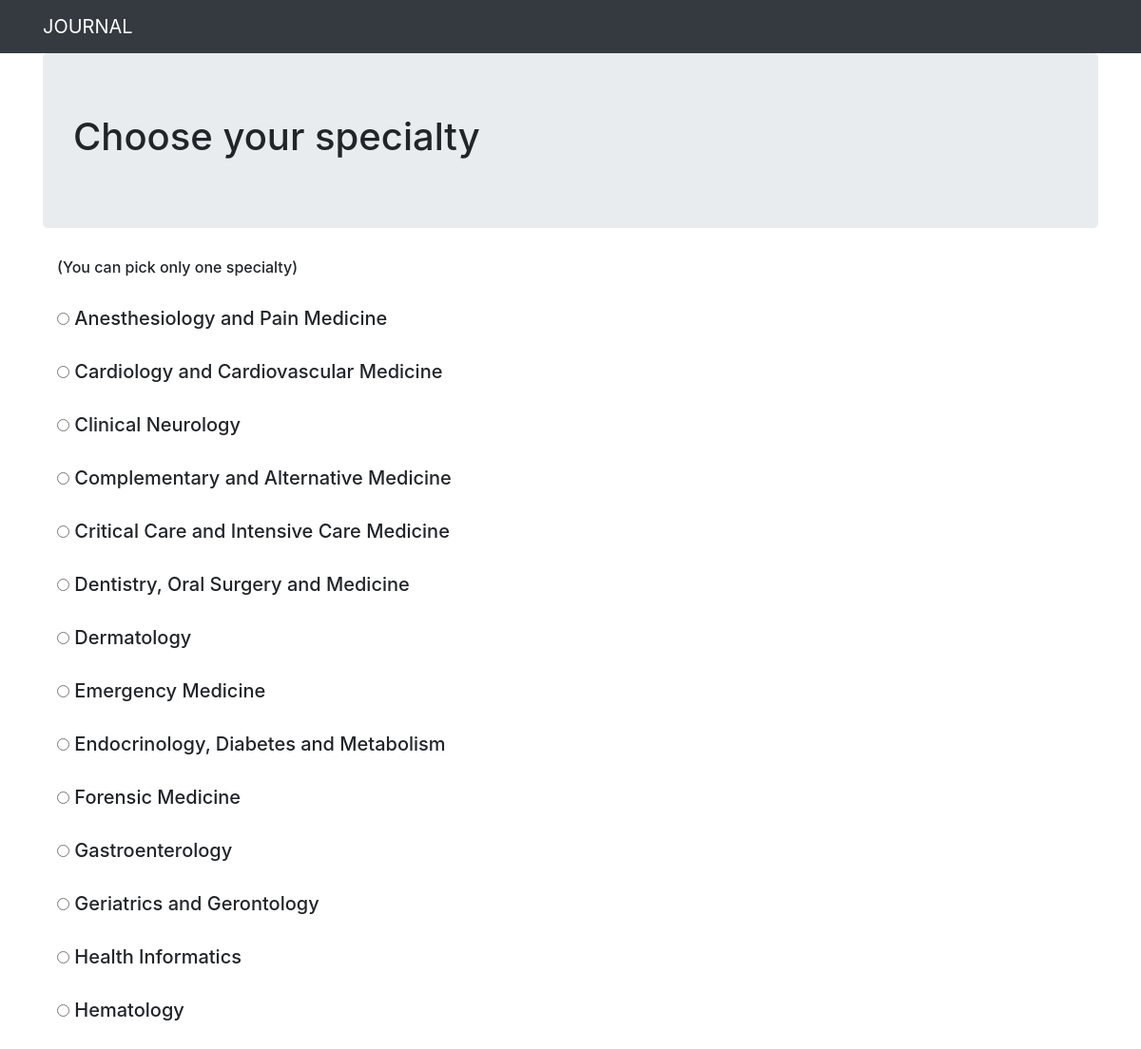
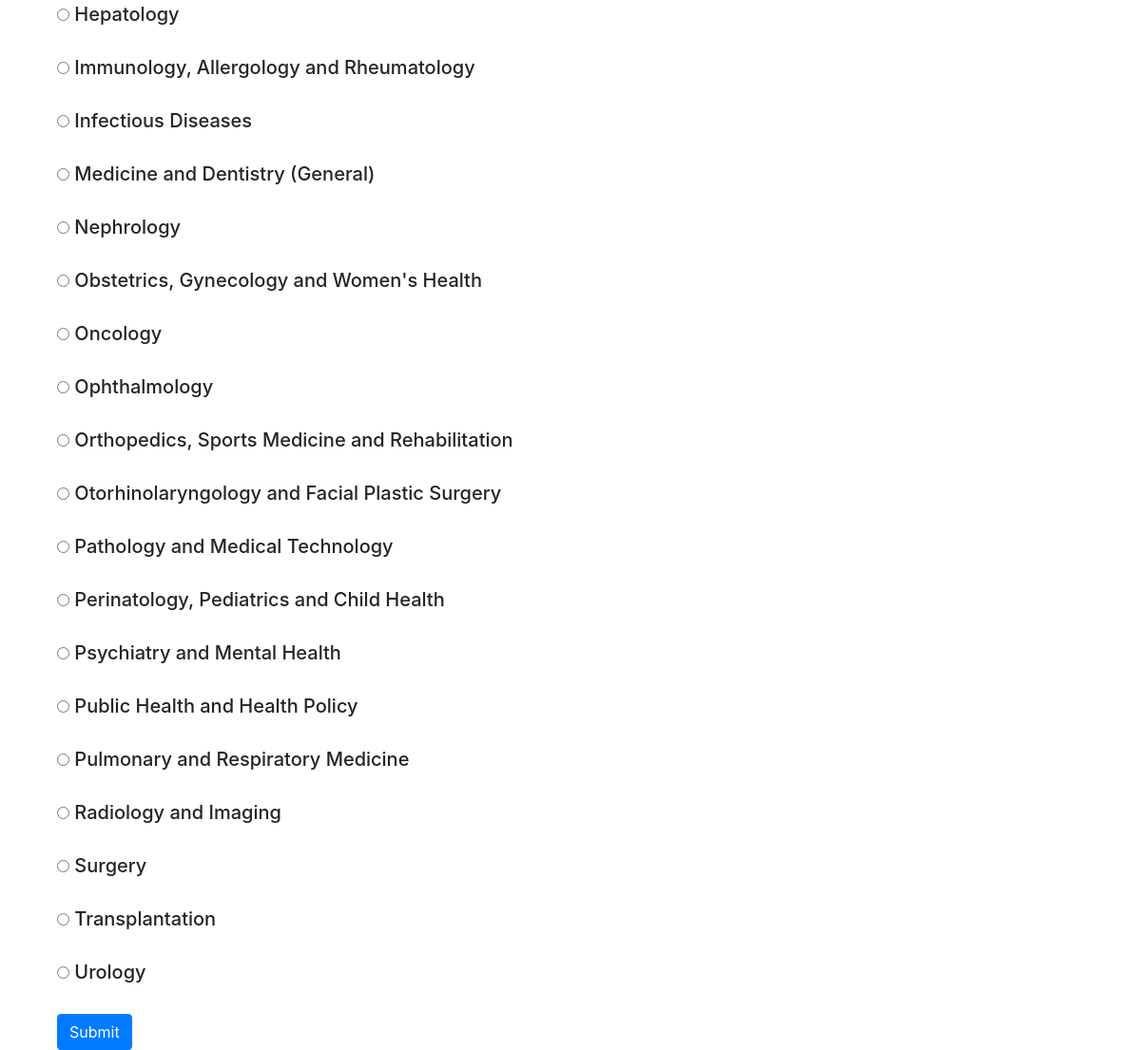
The page / on the database its author committed (2 pictures, top to bottom).
### branches/models.py (models this page shows, shortened)
class Branch(models.Model):
    name = models.CharField(max_length=256)
    class Meta:
        ordering = ['name']

### branches/views.py (the view)
# urls.py: re_path('^$',views.BranchListView.as_view(),name='branch'),
class BranchListView(ListView):
    model = Branch
    template_name = 'branches/branch_list.html'

### branches/templates/branches/branch_list.html (shortened to what this page needs)
{% extends "base.html" %}
{% block content %}
<div class="jumbotron">
  <h1>Choose your specialty</h1>
</div>
<div class="container">
  <form action = 'posts/' method="post">
    <h6> (You can pick only one specialty) </h6>
    <br>
    {% for branch in object_list  %}
      <h5> <input type="radio" name="branch" value="{{ branch.name }}"> {{ branch.name }} </h5>
      <br>
    {% endfor %}
    <input type="submit" class="btn btn-primary" value="Submit">
  </form>
</div>
{% endblock %}

### templates/base.html (shortened to what this page needs)
<!DOCTYPE html>
{% load staticfiles %}
<html lang="en" dir="ltr">
  <head>
    <link rel="stylesheet" href="https://stackpath.bootstrapcdn.com/bootstrap/4.1.3/css/bootstrap.min.css">
    <link href="https://maxcdn.bootstrapcdn.com/font-awesome/4.7.0/css/font-awesome.min.css" rel="stylesheet">
    <link rel="stylesheet" href="{% static "research/css/master.css" %}">
  </head>
  <body>
    <nav class="navbar navbar-expand-lg navbar-dark bg-dark sticky-top mynav">
      <div class="container">
        <a class='navbar-brand mynav' href="{% url 'branches:branch' %}">JOURNAL</a>
      </div>
    </nav>
<div class="container">
  {% block content %}
  {% endblock %}
</div>
  </body>
</html>

### rows shown on the page
Branch: name "Anesthesiology and Pain Medicine"
Branch: name "Cardiology and Cardiovascular Medicine"
Branch: name "Clinical Neurology"
Branch: name "Complementary and Alternative Medicine"
Branch: name "Critical Care and Intensive Care Medicine"
Branch: name "Dentistry, Oral Surgery and Medicine"
Branch: name "Dermatology"
Branch: name "Emergency Medicine"
Branch: name "Endocrinology, Diabetes and Metabolism"
Branch: name "Forensic Medicine"
Branch: name "Gastroenterology"
Branch: name "Geriatrics and Gerontology"
Branch: name "Health Informatics"
Branch: name "Hematology"
Branch: name "Hepatology"
Branch: name "Immunology, Allergology and Rheumatology"
Branch: name "Infectious Diseases"
Branch: name "Medicine and Dentistry (General)"
Branch: name "Nephrology"
Branch: name "Obstetrics, Gynecology and Women's Health"
Branch: name "Oncology"
Branch: name "Ophthalmology"
Branch: name "Orthopedics, Sports Medicine and Rehabilitation"
Branch: name "Otorhinolaryngology and Facial Plastic Surgery"
Branch: name "Pathology and Medical Technology"
Branch: name "Perinatology, Pediatrics and Child Health"
Branch: name "Psychiatry and Mental Health"
Branch: name "Public Health and Health Policy"
Branch: name "Pulmonary and Respiratory Medicine"
Branch: name "Radiology and Imaging"
Branch: name "Surgery"
Branch: name "Transplantation"
Branch: name "Urology"
